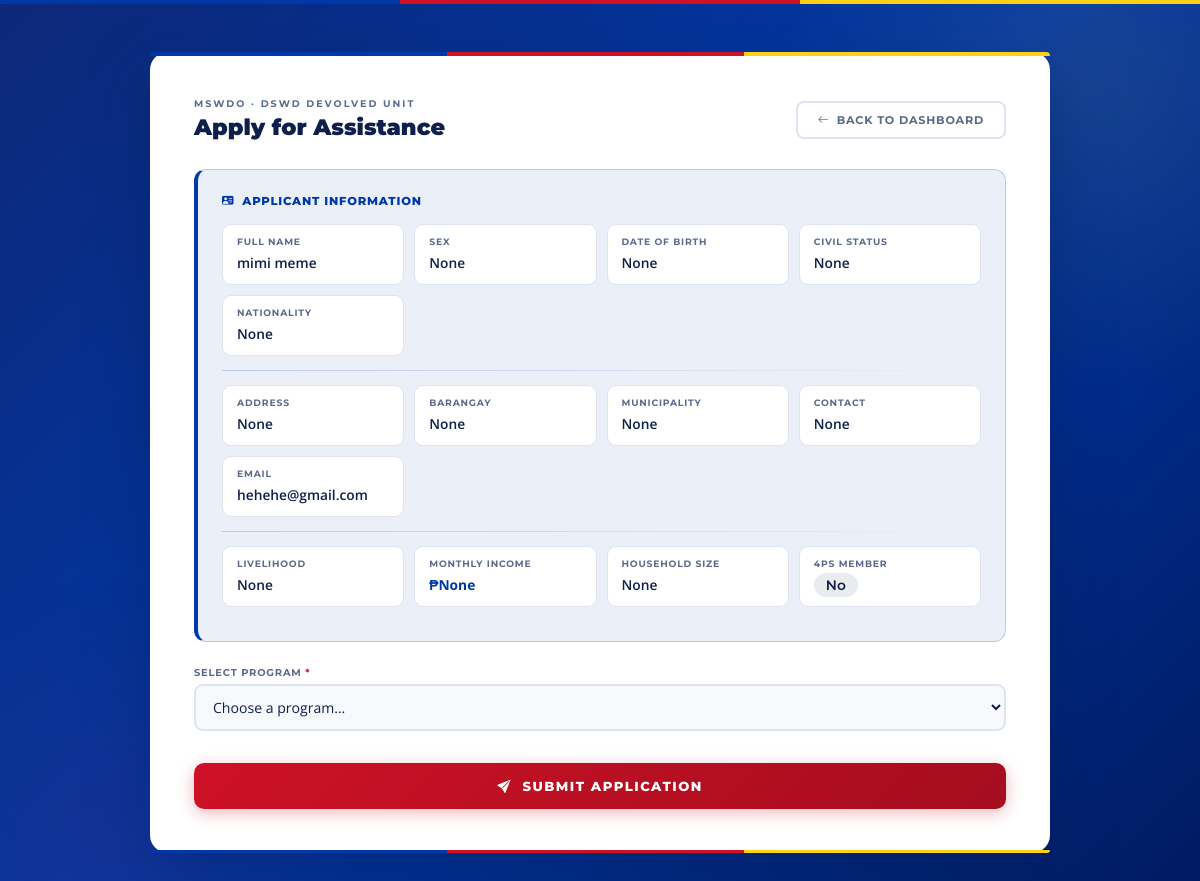
Page /client/apply/ (signed in) on the earlier database version.
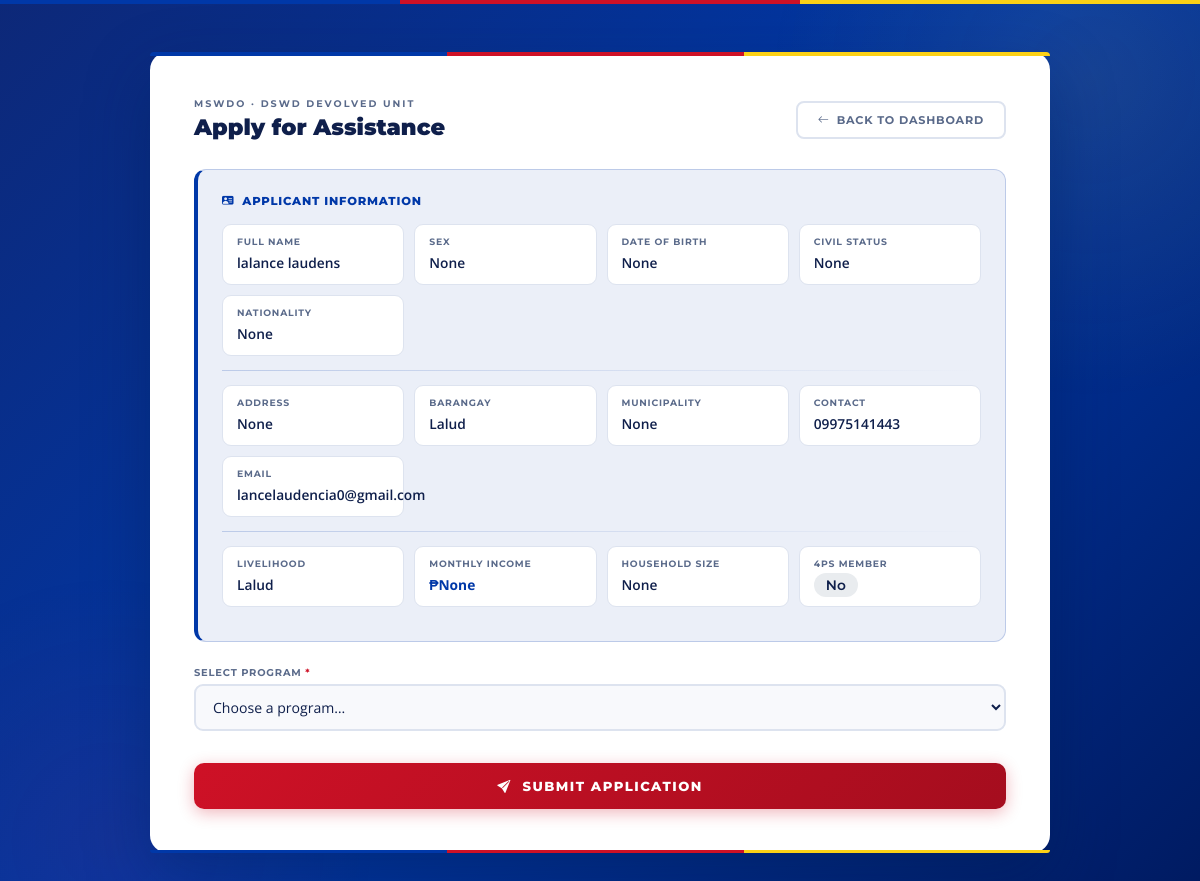
Same page on the later database version.
### core/models.py (models this page shows, shortened)
class Client(models.Model):
    first_name   = models.CharField(max_length=120)
    middle_name  = models.CharField(max_length=120, blank=True, null=True)
    last_name    = models.CharField(max_length=120)
    sex          = models.CharField(max_length=10, blank=True, null=True)
    birth_date   = models.DateField(blank=True, null=True)
    civil_status = models.CharField(max_length=30, blank=True, null=True)
    nationality  = models.CharField(max_length=50, blank=True, null=True)
    address      = models.TextField(blank=True, null=True)
    barangay     = models.CharField(max_length=100, blank=True, null=True)
    municipality = models.CharField(max_length=100, blank=True, null=True)
    email        = models.EmailField(blank=True, null=True)
    contact_no   = models.CharField(max_length=20, blank=True, null=True)
    livelihood      = models.CharField(max_length=100, blank=True, null=True)
    monthly_income  = models.DecimalField(max_digits=12, decimal_places=2, blank=True, null=True)
    household_size  = models.IntegerField(blank=True, null=True)
    has_disability  = models.CharField(max_length=10, blank=True, null=True)
    is_senior       = models.CharField(max_length=10, blank=True, null=True)
    previous_aid    = models.CharField(max_length=10, blank=True, null=True)
    is_solo_parent  = models.CharField(max_length=3, default='No', blank=True, null=True)
    is_indigenous   = models.CharField(max_length=3, default='No', blank=True, null=True)
    sectors = models.JSONField(default=list, blank=True)
    is_4ps          = models.CharField(max_length=3, default='No', blank=True, null=True)
    fourps_id       = models.CharField(max_length=50, blank=True, null=True)
    created_at      = models.DateTimeField(auto_now_add=True)
    @property
    def full_name(self):
        return f"{self.first_name} {self.last_name}"

### core/views.py (the view, shortened to what this page needs)
# urls.py: path('client/apply/', views.client_apply_program, name='client_apply_program'),
def client_apply_program(request):
    client_id = request.session.get("client_id")
    if not client_id:
        return redirect("client_login")
    client = get_object_or_404(Client, id=client_id)
    return render(request, "client_apply_program.html", {"client": client})

### core/context_processors.py (called while the page is built)
def notifications_processor(request):
    if request.user.is_authenticated:
        user_role = getattr(request.user, "role", None)
        if user_role in ["staff", "admin"] or request.user.is_superuser:
            notifications_all = Notification.objects.filter(
                recipient=request.user
            ).order_by('-created_at')
            unread_notifications_count = notifications_all.filter(is_read=False).count()
            notifications = notifications_all[:10]
        else:
            notifications = []
            unread_notifications_count = 0
    else:
        notifications = []
        unread_notifications_count = 0
    return {
        'notifications': notifications,
        'unread_notifications_count': unread_notifications_count,
    }

### core/templates/client_apply_program.html (shortened to what this page needs)
{% load static %}
<!DOCTYPE html>
<html lang="en">
<head>
  <link rel="stylesheet" href="https://cdn.jsdelivr.net/npm/bootstrap-icons@1.11.3/font/bootstrap-icons.min.css" />
</head>
<body>
<div class="container">
  <div class="page-header">
    <div class="page-header-left">
      <div class="eyebrow">MSWDO · DSWD Devolved Unit</div>
      <h2>Apply for Assistance</h2>
    </div>
    <a href="{% url 'client_dashboard' %}" class="btn-back">
      <i class="bi bi-arrow-left"></i> Back to Dashboard
    </a>
  </div>
  <div class="info-card">
    <div class="info-card-title"><i class="bi bi-person-vcard-fill"></i> Applicant Information</div>
    <div class="info-grid">
      <div class="info-item"><strong>Full Name</strong><span>{{ client.full_name }}</span></div>
      <div class="info-item"><strong>Sex</strong><span>{{ client.sex }}</span></div>
      <div class="info-item"><strong>Date of Birth</strong><span>{{ client.birth_date }}</span></div>
      <div class="info-item"><strong>Civil Status</strong><span>{{ client.civil_status }}</span></div>
      <div class="info-item"><strong>Nationality</strong><span>{{ client.nationality }}</span></div>
    </div>
    <div class="info-divider"></div>
    <div class="info-grid">
      <div class="info-item"><strong>Address</strong><span>{{ client.address }}</span></div>
      <div class="info-item"><strong>Barangay</strong><span>{{ client.barangay }}</span></div>
      <div class="info-item"><strong>Municipality</strong><span>{{ client.municipality }}</span></div>
      <div class="info-item"><strong>Contact</strong><span>{{ client.contact_no }}</span></div>
      <div class="info-item"><strong>Email</strong><span>{{ client.email|default:"—" }}</span></div>
    </div>
    <div class="info-divider"></div>
    <div class="info-grid">
      <div class="info-item"><strong>Livelihood</strong><span>{{ client.livelihood }}</span></div>
      <div class="info-item"><strong>Monthly Income</strong><span class="income-val">₱{{ client.monthly_income }}</span></div>
      <div class="info-item"><strong>Household Size</strong><span>{{ client.household_size }}</span></div>
      <div class="info-item">
        <strong>4Ps Member</strong>
        {% if client.is_4ps == "Yes" %}
          <span>
            <span class="fourps-badge-info"><i class="bi bi-patch-check-fill"></i> 4Ps</span>
            {% if client.fourps_id %}
              <small style="display:block;color:var(--text-secondary);font-size:.75rem;margin-top:3px;">ID: {{ client.fourps_id }}</small>
            {% endif %}
          </span>
        {% else %}
          <span><span class="badge-no">No</span></span>
        {% endif %}
      </div>
    </div>
  </div>
  <form method="POST" enctype="multipart/form-data">
    <div class="field program-select-wrap">
      <label>Select Program <span class="req">*</span></label>
      <div class="program-select-row">
        <select name="aid_type" id="aidType" required onchange="showFields(); updateInfoBtn();">
          <option value="">Choose a program…</option>
        </select>
      </div>
    </div>
    <button type="submit">
      <i class="bi bi-send-fill"></i>&nbsp; Submit Application
    </button>
  </form>
  <div class="flag-strip"></div>
</div>
</body>
</html>

Differences in the rows shown:
changed Client "None": full_name "mimi meme" → "lalance laudens"; barangay "None" → "Lalud"; contact_no "None" → "09975141443"; email "hehehe@gmail.com" → "lancelaudencia0@gmail.com"; livelihood "None" → "Lalud"
